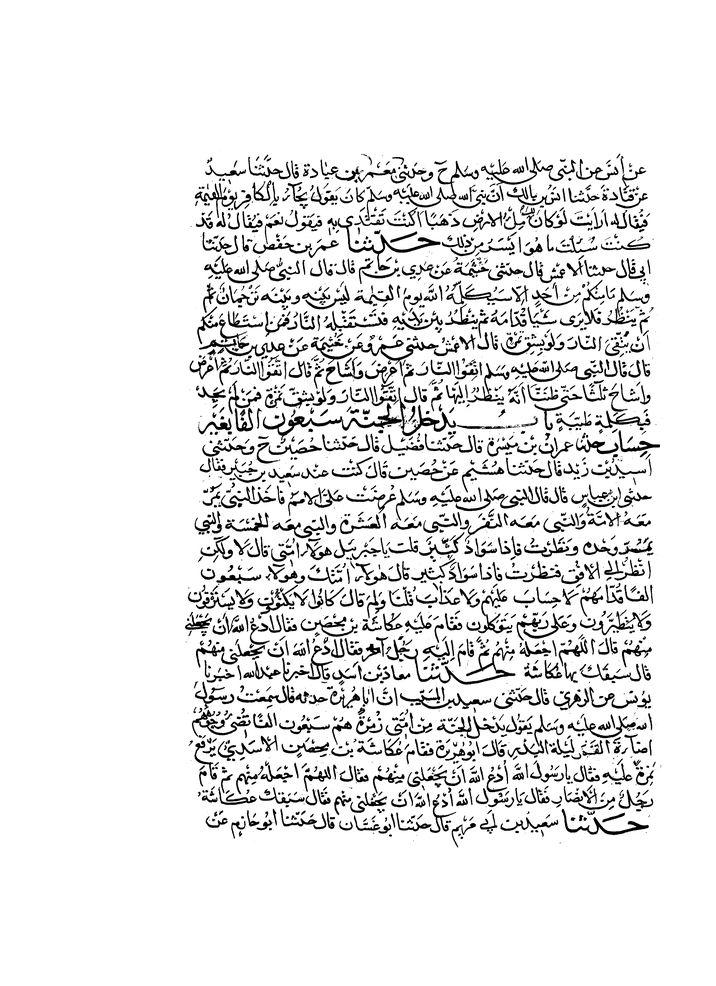
#> input picture ahte_dataset/ahte_test_binary_images/book1_page11.png, 716 x 986 px, shrunk from 2816 x 3880 before the run
$ python try5_7.py
#> lines starting #> are read from the running program, lines starting #| are printed output that depends on the picture; after the words box and inside, x2 and y2 are one past the last pixel; in counts of white or black regions, pixels touching at a corner belong together
import cv2
import numpy as np
import measure

img = cv2.imread('ahte_dataset/ahte_test_binary_images/book1_page11.png')
#> img is the input picture: shape (986, 716, 3); min 0, max 255, mean 232.7
cv2.imwrite('output/origin.png',img)
imgcpy = img.copy()

gray = cv2.cvtColor(img, cv2.COLOR_BGR2GRAY)
cv2.imwrite("output/grey9.jpg", gray)

gray = np.array(255 * (gray / 255) ** 1 , dtype='uint8')
cv2.imwrite("output/greyImgGamaCorrelation9.jpg", gray)

#ret,thresh = cv2.adaptiveThreshold(gray, 255,cv2.ADAPTIVE_THRESH_GAUSSIAN_C,cv2.THRESH_BINARY_INV+ cv2.THRESH_OTSU,11,10)
thresh =cv2.adaptiveThreshold(gray, 255, cv2.ADAPTIVE_THRESH_GAUSSIAN_C,cv2.THRESH_BINARY_INV, 3, 5)
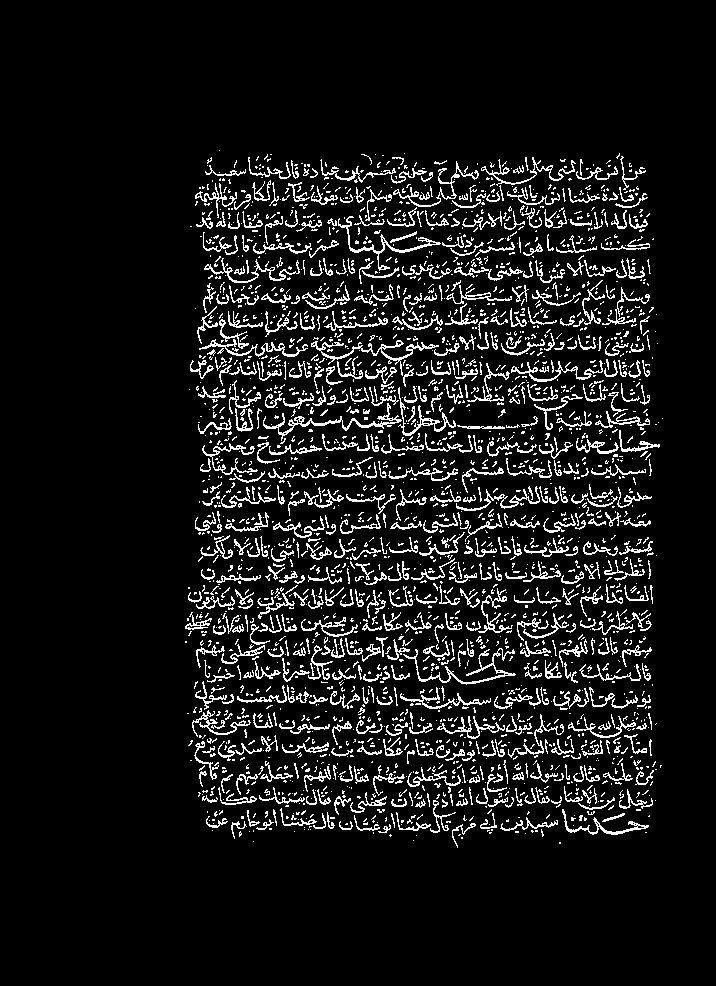
#> thresh: shape (986, 716); 8.8% white in thin lines or dots, all inside (x1, y1, x2, y2) = (185, 150, 663, 848)
cv2.imwrite('output/otsus9.png',thresh)

cnts = cv2.findContours(thresh, cv2.RETR_EXTERNAL, cv2.CHAIN_APPROX_SIMPLE)
#> cnts = 2546 contours, 2127 with area under 20; largest, box (x1, y1, x2, y2) and area: (263, 403, 402, 441) 436, (311, 340, 439, 376) 398, (338, 216, 441, 271) 336, (403, 648, 516, 685) 333, (398, 387, 456, 436) 260
cnts = cnts[0] if len(cnts) == 2 else cnts[1]
for c in cnts:
    area = cv2.contourArea(c)
    if area < 300:
        cv2.drawContours(thresh, [c], -1, (0, 0, 0), -1)
#> this loop made 2546 passes
#> area on passes 32, 33, 40: 20, 44, 27
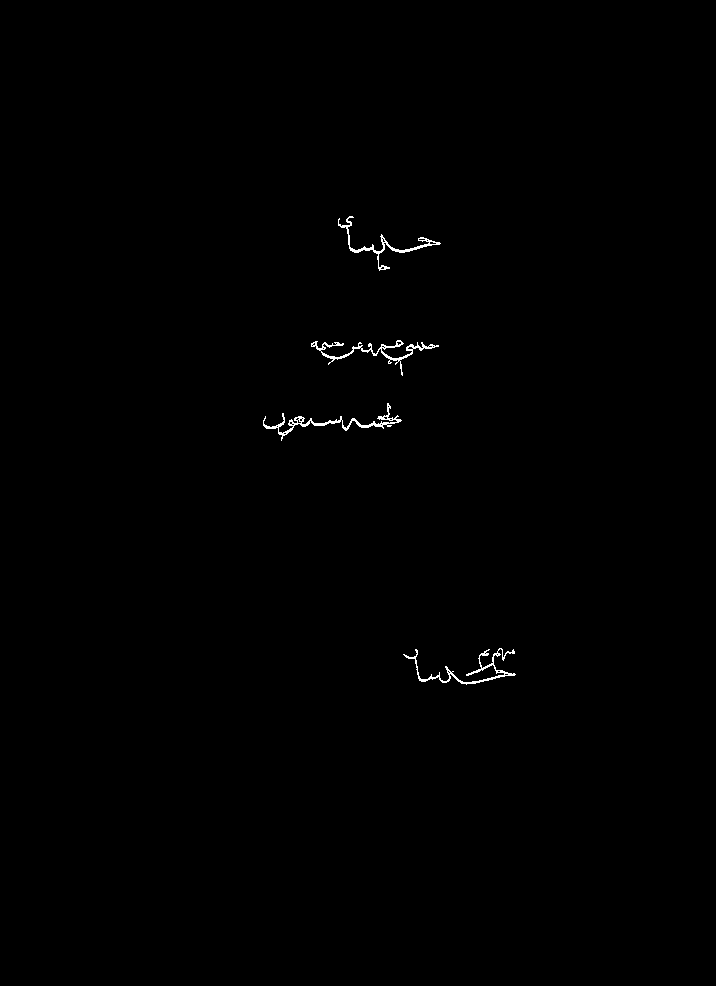
#> thresh: shape (986, 716); 0.34% white in thin lines or dots, all inside (x1, y1, x2, y2) = (263, 216, 516, 685)
cv2.imwrite('output/nonoise.png', thresh)
#
# kernel = cv2.getStructuringElement(cv2.MORPH_RECT, (1,6))
# gradient = cv2.morphologyEx(thresh, cv2.MORPH_GRADIENT, kernel)
# cv2.imwrite('output/gradient.png',gradient)
# noise removal


import numpy as np
import cv2 as cv
from matplotlib import pyplot as plt
img = cv.imread('ahte_dataset/ahte_test_binary_images/book1_page11.png')
gray = cv.cvtColor(img,cv.COLOR_BGR2GRAY)
ret, thresh = cv.threshold(gray,0,255,cv.THRESH_BINARY_INV+cv.THRESH_OTSU)
#> thresh: shape (986, 716); 9.3% white in thin lines or dots, all inside (x1, y1, x2, y2) = (185, 154, 660, 847)
#> ret = 148


# [6 lines of commented-out code are left out]
cv2.imwrite('output/res/nonoise.png', thresh)

kernel = np.ones((3,3),np.uint8)
opening = cv2.morphologyEx(thresh,cv2.MORPH_OPEN,kernel, iterations = 2)
#> opening: shape (986, 716); 0.07% white; 17 white regions, largest, box (x1, y1, x2, y2) and area: (387, 418, 396, 424) 51, (199, 621, 206, 629) 48, (221, 423, 227, 429) 36
cv2.imwrite('output/res/opening.png',opening)
# sure background area
kernel = np.ones((1,40),np.uint8)
sure_bg = cv2.morphologyEx(opening,cv2.MORPH_CLOSE,kernel, iterations = 2)
#> sure_bg: shape (986, 716); 0.14% white; 14 white regions, largest, box (x1, y1, x2, y2) and area: (223, 421, 296, 429) 247, (232, 573, 299, 580) 221, (389, 418, 438, 425) 217
cv2.imwrite('output/res/sure_bg.png',sure_bg)

kernel = np.ones((1,5),np.uint8)
sure_bg = cv2.morphologyEx(sure_bg,cv2.MORPH_ERODE,kernel, iterations = 2)
#> sure_bg: shape (986, 716); 0.08% white; 3 white regions, box (x1, y1, x2, y2) and area: (227, 423, 292, 426) 195, (236, 575, 295, 578) 177, (393, 419, 434, 424) 165
cv2.imwrite('output/res/sure_bg1.png',sure_bg)

# Finding sure foreground area
dist_transform = cv2.distanceTransform(opening,cv2.DIST_L2,5)
cv2.imwrite('output/res/dist_transform.png',dist_transform)
ret, sure_fg = cv2.threshold(dist_transform,0.7*dist_transform.max(),255,0)
#> sure_fg: shape (986, 716) float32; 0.01% white in thin lines or dots, all inside (x1, y1, x2, y2) = (201, 243, 639, 828)
#> ret = 2.1
cv2.imwrite('output/res/sure_fg.png',sure_fg)
# Finding unknown region
sure_fg = np.uint8(sure_fg)
unknown = cv2.subtract(sure_bg,sure_fg)
#> unknown: shape (986, 716); 0.08% white; 3 white regions, box (x1, y1, x2, y2) and area: (227, 423, 292, 426) 194, (236, 575, 295, 578) 176, (393, 419, 434, 424) 162
# Marker labelling
ret, markers = cv2.connectedComponents(sure_fg)
#> markers: shape (986, 716) int32; 18 distinct labels, from 0 to 17
#> ret = 18
cv2.imwrite('output/res/markers1.png',markers)
# Add one to all labels so that sure background is not 0, but 1
markers = markers+1
#> markers: shape (986, 716) int32; 18 distinct labels, from 1 to 18
# Now, mark the region of unknown with zero
markers[unknown==255] = 0
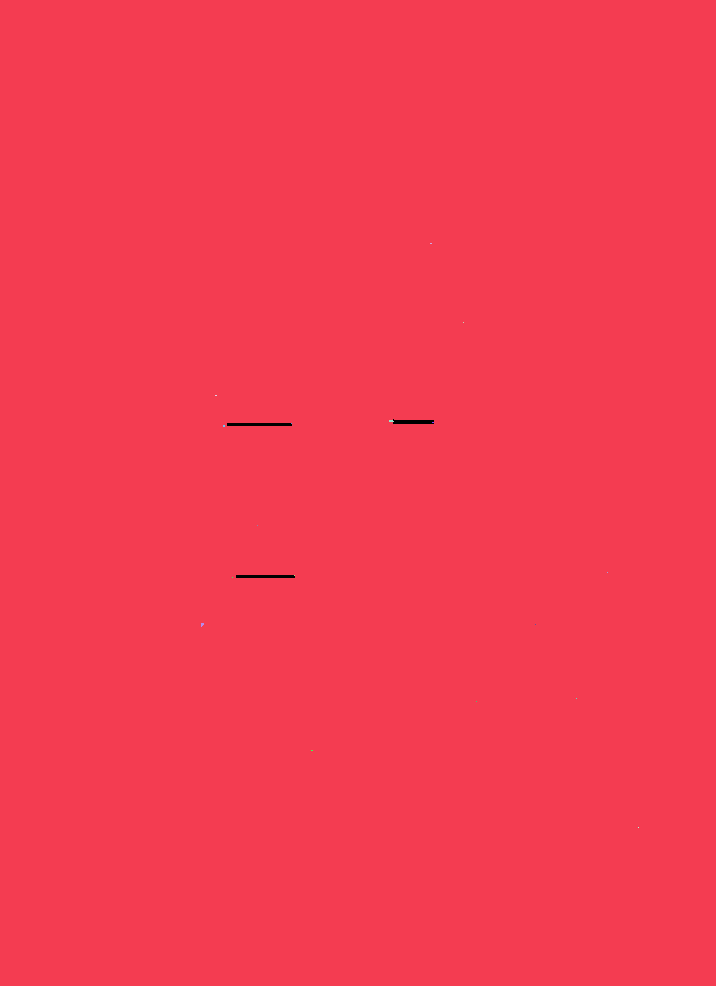
#> markers: shape (986, 716) int32; 19 distinct labels, from 0 to 18; one colour per label, 0 black
markers = cv2.watershed(img,markers)
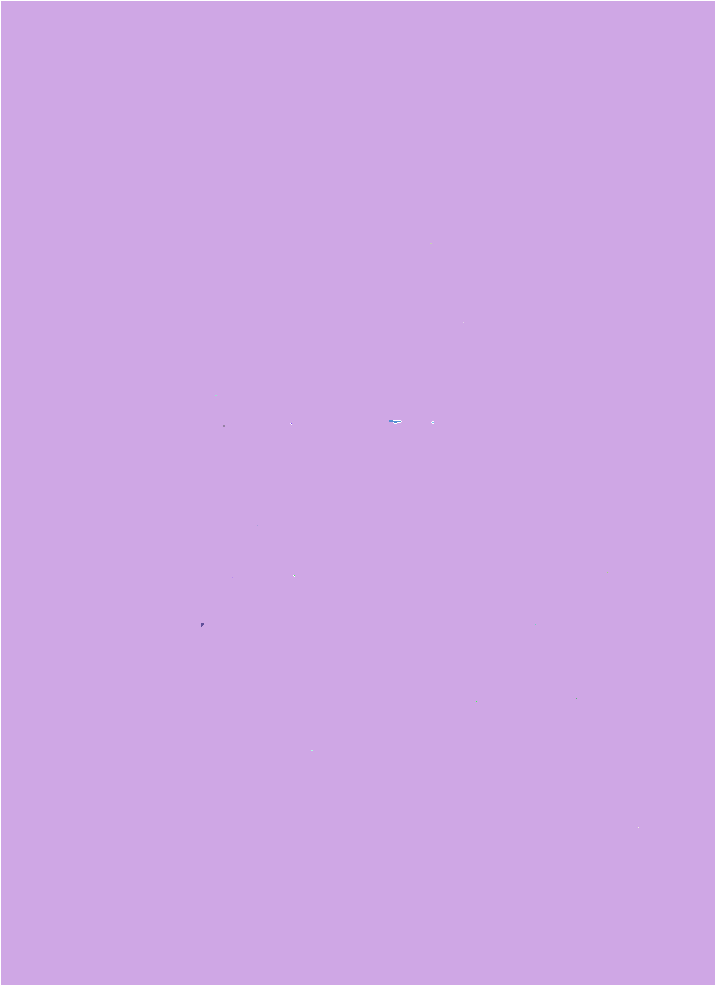
#> markers: shape (986, 716) int32; 19 distinct labels, from -1 to 18; one colour per label, 0 black, -1 white
img[markers == -1] = [255,0,0]
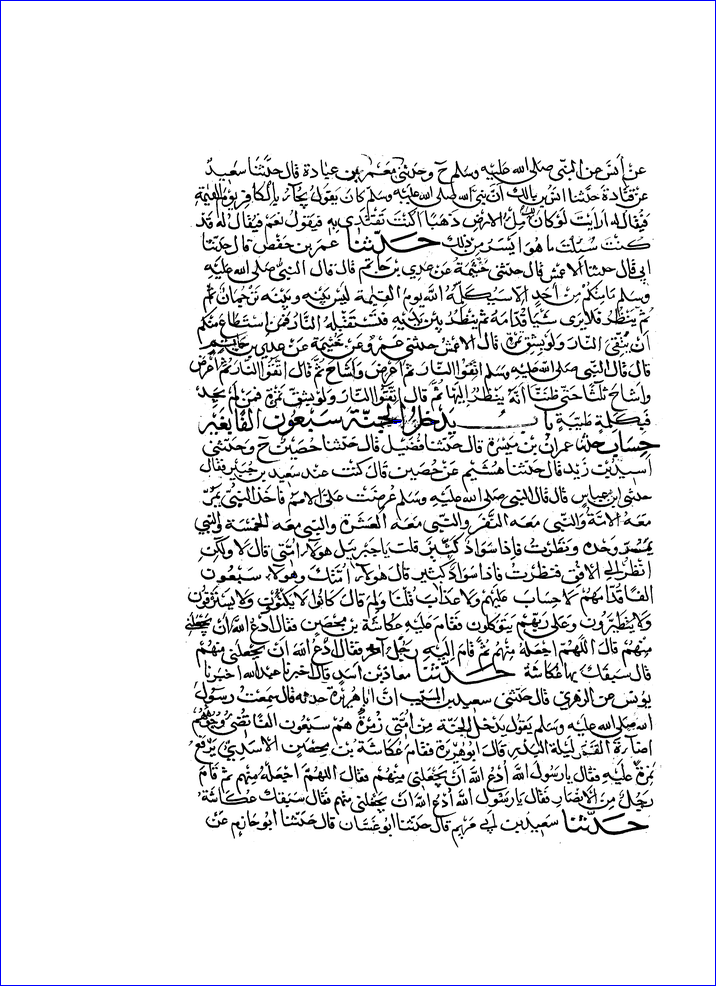
#> img: shape (986, 716, 3); 0.49% of pixels changed, all inside (x1, y1, x2, y2) = (0, 0, 716, 986)

cv2.imwrite('output/res/markers.png',markers)
cv2.imwrite('output/res/img.png',img)

$ run again, with ahte_dataset/ahte_test_binary_images/moc_test_10.png copied over ahte_dataset/ahte_test_binary_images/book1_page11.png
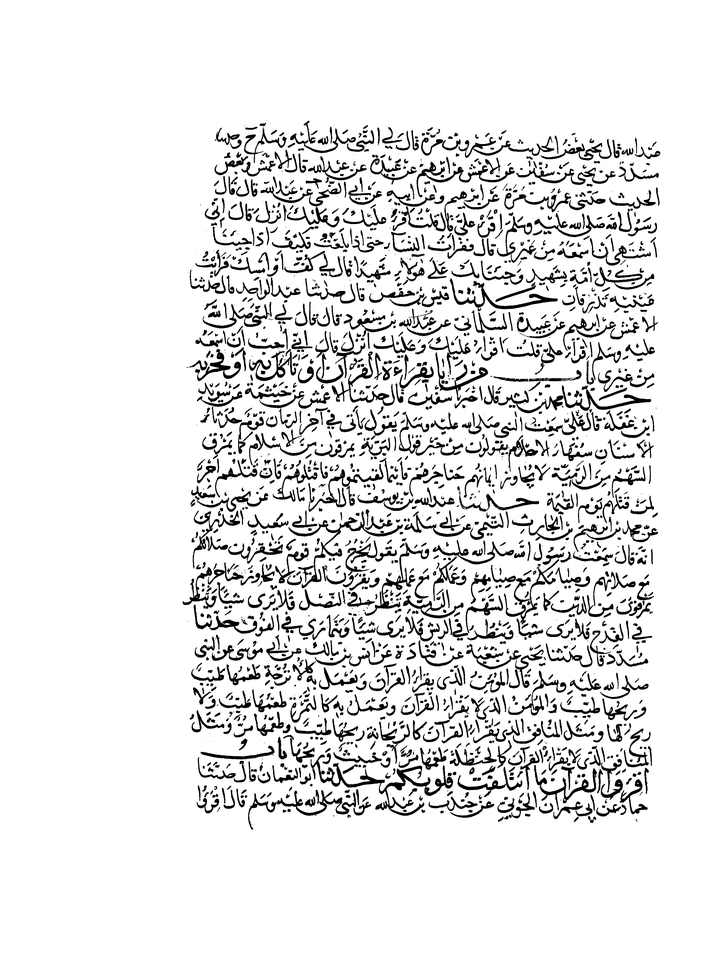
#> input picture ahte_dataset/ahte_test_binary_images/moc_test_10.png, 728 x 970 px, shrunk from 2840 x 3784 before the run
#> img is the input picture: shape (970, 728, 3); min 0, max 255, mean 230.1
#> `thresh =cv2.adaptiveThreshold(gray, 255, cv2.ADAPTIVE_THRESH_GAUSSIAN_..`:
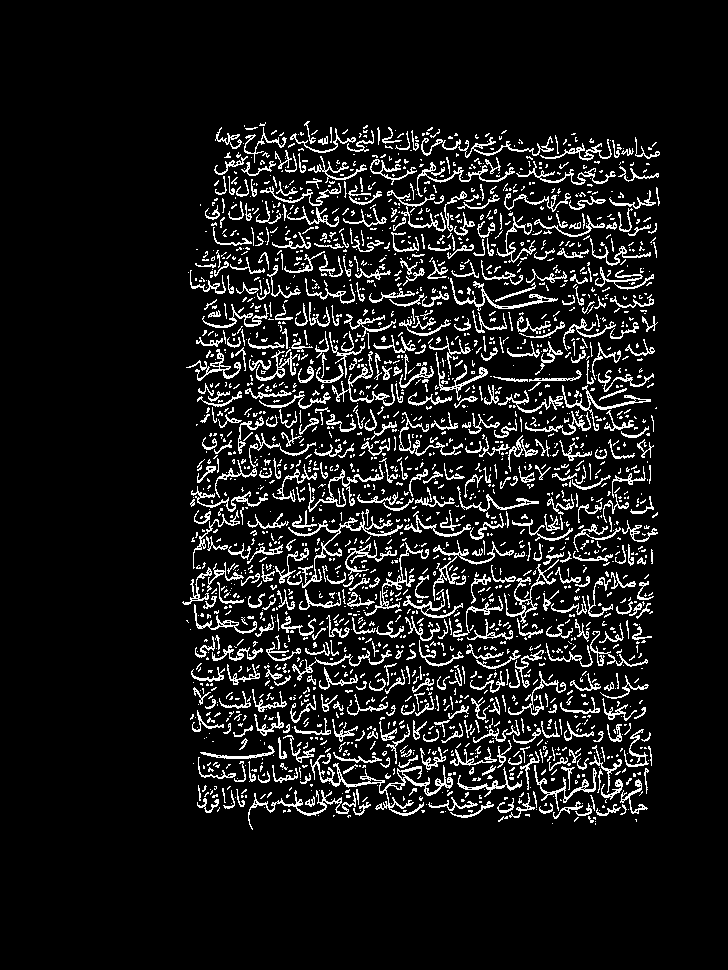
#> thresh: shape (970, 728); 9.8% white in thin lines or dots, all inside (x1, y1, x2, y2) = (182, 121, 660, 830)
#> cnts = 2316 contours, 1929 with area under 20; largest, box (x1, y1, x2, y2) and area: (310, 755, 453, 816) 794, (288, 511, 403, 588) 454, (504, 559, 559, 624) 332, (248, 790, 356, 830) 328, (450, 278, 558, 311) 326
#> the loop `for c in cnts:` made 2316 passes
#> area on passes 29, 31, 33: 48, 30.5, 27
#> `ret, thresh = cv.threshold(gray,0,255,cv.THRESH_BINARY_INV+cv.THRESH_O..`: ret = 147
#> opening: shape (970, 728); 0.14% white; 32 white regions, largest, box (x1, y1, x2, y2) and area: (215, 362, 226, 371) 71, (395, 783, 402, 790) 46, (398, 770, 404, 777) 41
#> sure_fg: shape (970, 728) float32; 0.01% white in thin lines or dots, all inside (x1, y1, x2, y2) = (195, 275, 638, 788)
#> `ret, sure_fg = cv2.threshold(dist_transform,0.7*dist_transform.max(),2..`: ret = 2.52
#> unknown: shape (970, 728); 0.15% white; 6 white regions (1 under 20 px), largest, box (x1, y1, x2, y2) and area: (375, 778, 450, 786) 510, (318, 579, 485, 583) 340, (221, 363, 238, 368) 81, (559, 402, 638, 403) 79, (600, 709, 619, 713) 74
#> `ret, markers = cv2.connectedComponents(sure_fg)`: ret = 34
#> `img[markers == -1] = [255,0,0]`:
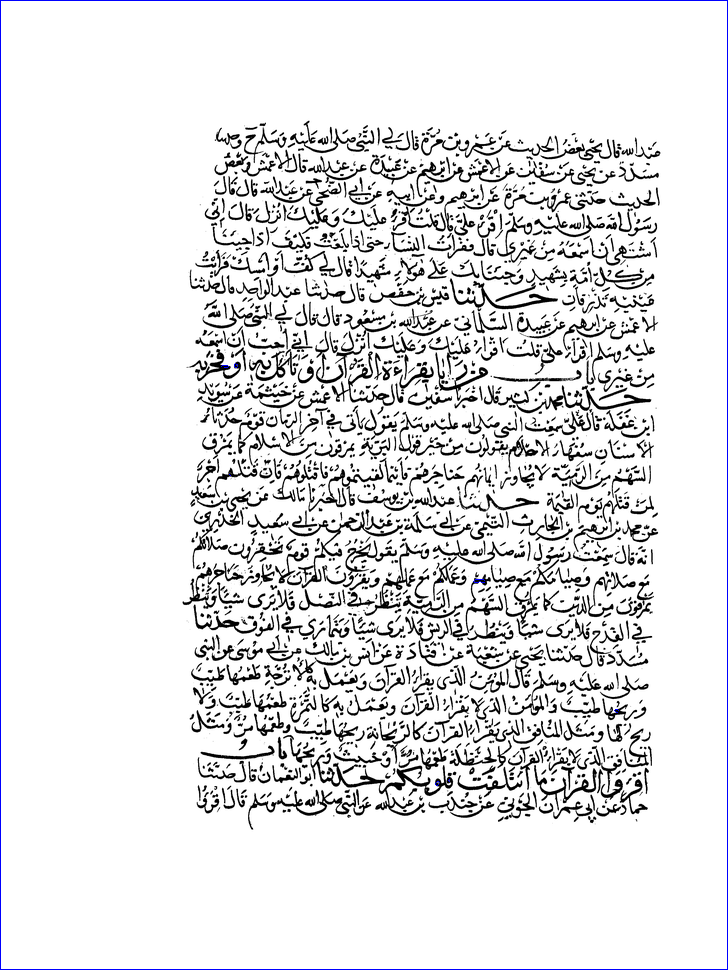
#> img: shape (970, 728, 3); 0.49% of pixels changed, all inside (x1, y1, x2, y2) = (0, 0, 728, 970)
